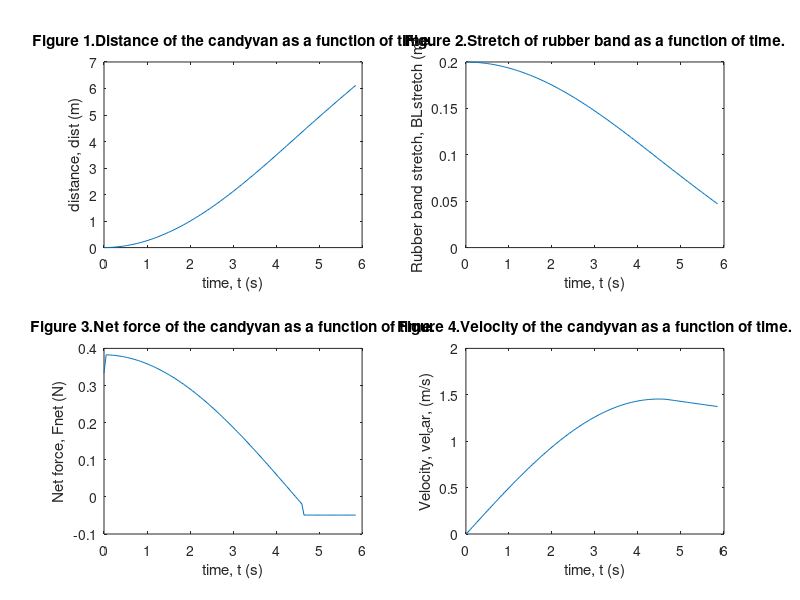

The MATLAB script that drew this image:
clear, clc
% Design Project Mathmatical Model 
% Holly Wilson, Brooke Powell, Sarah Weigel 
% Eng 1101, Team 2, 28 March 2014
% Program name: Matlab trial model 

% This program is designed to find the overall speed of the powerband 
% candyvan, using multiple variables and accounting for different payload
% amounts. To reach the end goal of 20ft as quickly as possible. 

% Intializing Variables 
%--------------------------------------------------------------------------
px = -.36;          % Drive axle x-coordinate(m)
py = -.02;          % Drive axle y-coordinate (m)
Ra = .0015;         % Drive axle radius (m)
Rw = .06;           % Drive wheel radius (m)
Mv = 0.5;           % Mass of vehicle (kg)
Mp = .05;           % Mass of one payload (kg) 
Np = 0;             % Number of units in the payload
BLrelaxed =.09;     % Band length unstretched
BLstretch(1) = .20; % Band length stretched 
mus = 0.02;         % Coefficient of static friction of vehicle 
muk = 0.01;         % Coefficient of kinetic friction of vehicle
m = 0.133;          % Slope constant (N/%L)
b = 1.016;          % y-intercept when x is 0 (N)
perS = ((BLstretch (1)-BLrelaxed)/BLrelaxed)*100; % X value 
g = 9.81;           % gravitational constant
dt = .05;           % increment of time for numerical intergration of coast
                    % phase (s)

% User input payload amount 
%--------------------------------------------------------------------------
Np = input ('Enter number of candy bars to be placed on car ');

% Calculations
%--------------------------------------------------------------------------
Dop = sqrt((px)^2)+((py)^2);                               
Lstring = Dop - BLstretch(1);
Fband(1) = m*perS+b;

Fmotive(1) = Fband(1)*(Ra/Rw);
Mtot=Mv+Np*Mp;
Ffs=mus*(Mv*g);
Ffk=muk*(Mv*g);

Fnet(1) = Fmotive(1) - Ffs;
accel(1) = Fnet (1)/Mtot;
vel_car(1) = 0;
dist (1)= 0;
StrUnwind (1)= 0;
time(1)= 0;

% Setup Integration 
%--------------------------------------------------------------------------
i = 2;
dt = .05;                                      % time step (s)
time (i-1);                                    % time intergration 
delements = time (i-1)/dt-1;  
   
    % Loop through time
while dist(i-1) <= 6.1                         % in meters 
    % Calculate distance and velocity of car
        accel (i) = Fnet (i-1)/Mtot;           %acceleration equation
        vel_car (i) = vel_car(i-1)+accel(i)*dt;%velocity of car (m/s)
        dist(i) = dist(i-1)+vel_car(i)*dt;     %distance of car (m)
        time(i)=time(i-1)+dt;                  %time equation 
        StrUnwind(i) = (dist(i)*(Ra/Rw));      %amount of string unwound
        BLstretch(i)=Dop-(StrUnwind(i)+Lstring);%drive phase
    if  BLstretch(i) >=BLrelaxed;              
        perS = (BLstretch(i)-BLrelaxed)/BLrelaxed*100;
        Fband(i)= m*(perS)+b;
        Fmotive (i)= Fband(i)*(Ra/Rw);
        Fnet (i)= Fmotive(i)-Ffk;
    else                                  %amount of stretch in coast phase
        Fband(i)= 0;
        Fmotive(i) = 0; 
        Fnet(i) = Fmotive(i)-Ffk;
    end
    i=i+1;
end

%Outputs:
%--------------------------------------------------------------------------
fprintf( '\n Amount of time to reach 20 feet: %3.2f seconds \n.', time (i-1))
%Outputs graphs.
%--------------------------------------------------------------------------
subplot(2,2,1);
plot (time,dist)                              %create distance vs time plot
xlabel('time, t (s)');                        %label on x-axis
ylabel('distance, dist (m)');                 %label on y-axis
title('Figure 1.Distance of the candyvan as a function of time.');
                                              % title of plot
subplot (2,2,2);
plot (time, BLstretch)                        %create band stretch vs time plot 
xlabel('time, t (s)');                        %x-axis label 
ylabel('Rubber band stretch, BLstretch (m)'); %y-axis label
title('Figure 2.Stretch of rubber band as a function of time.');
                                              %title of plot
subplot (2,2,3)
plot (time, Fnet)                             %create net force vs. time plot
xlabel('time, t (s)');                        %x-axis label 
ylabel('Net force, Fnet (N)');                %y-axis label
title('Figure 3.Net force of the candyvan as a function of time.');

subplot(2,2,4)                                %title of plot
plot(time, vel_car)                           %create Velocity of the 
                                              %candyvan as a function of
                                              %time
xlabel('time, t (s)');                        %x-axis label
ylabel('Velocity, vel_car, (m/s)');           %y-axis label
title('Figure 4.Velocity of the candyvan as a function of time.');
                                              %title of plot
